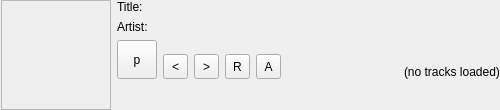
<?xml version="1.0" encoding="UTF-8"?>
<ui version="4.0">
 <class>FXPlayerControlWidget</class>
 <widget class="QWidget" name="FXPlayerControlWidget">
  <property name="geometry">
   <rect>
    <x>0</x>
    <y>0</y>
    <width>500</width>
    <height>110</height>
   </rect>
  </property>
  <property name="minimumSize">
   <size>
    <width>500</width>
    <height>110</height>
   </size>
  </property>
  <property name="maximumSize">
   <size>
    <width>16777215</width>
    <height>110</height>
   </size>
  </property>
  <property name="windowTitle">
   <string>FXPlayerControlWidget</string>
  </property>
  <layout class="QHBoxLayout" name="horizontalLayout_5">
   <property name="spacing">
    <number>6</number>
   </property>
   <property name="leftMargin">
    <number>1</number>
   </property>
   <property name="topMargin">
    <number>0</number>
   </property>
   <property name="rightMargin">
    <number>0</number>
   </property>
   <property name="bottomMargin">
    <number>0</number>
   </property>
   <item>
    <widget class="QLabel" name="label_audioCover">
     <property name="sizePolicy">
      <sizepolicy hsizetype="Expanding" vsizetype="Expanding">
       <horstretch>0</horstretch>
       <verstretch>0</verstretch>
      </sizepolicy>
     </property>
     <property name="minimumSize">
      <size>
       <width>110</width>
       <height>110</height>
      </size>
     </property>
     <property name="maximumSize">
      <size>
       <width>110</width>
       <height>110</height>
      </size>
     </property>
     <property name="frameShape">
      <enum>QFrame::StyledPanel</enum>
     </property>
     <property name="frameShadow">
      <enum>QFrame::Plain</enum>
     </property>
     <property name="text">
      <string/>
     </property>
    </widget>
   </item>
   <item>
    <layout class="QVBoxLayout" name="verticalLayout_3">
     <item>
      <layout class="QHBoxLayout" name="horizontalLayout_2">
       <item>
        <layout class="QFormLayout" name="formLayout">
         <item row="0" column="0">
          <widget class="QLabel" name="label_InfoHeader1">
           <property name="text">
            <string>Title:</string>
           </property>
          </widget>
         </item>
         <item row="0" column="1">
          <widget class="QLabel" name="label_InfoValue1">
           <property name="text">
            <string/>
           </property>
          </widget>
         </item>
         <item row="1" column="0">
          <widget class="QLabel" name="label_InfoHeader2">
           <property name="text">
            <string>Artist:</string>
           </property>
          </widget>
         </item>
         <item row="1" column="1">
          <widget class="QLabel" name="label_InfoValue2">
           <property name="text">
            <string/>
           </property>
          </widget>
         </item>
        </layout>
       </item>
       <item>
        <spacer name="horizontalSpacer_2">
         <property name="orientation">
          <enum>Qt::Horizontal</enum>
         </property>
         <property name="sizeHint" stdset="0">
          <size>
           <width>40</width>
           <height>20</height>
          </size>
         </property>
        </spacer>
       </item>
       <item>
        <layout class="QVBoxLayout" name="verticalLayout_2">
         <item>
          <widget class="QLabel" name="label_playerName">
           <property name="minimumSize">
            <size>
             <width>30</width>
             <height>30</height>
            </size>
           </property>
           <property name="text">
            <string/>
           </property>
           <property name="scaledContents">
            <bool>false</bool>
           </property>
           <property name="alignment">
            <set>Qt::AlignCenter</set>
           </property>
          </widget>
         </item>
        </layout>
       </item>
      </layout>
     </item>
     <item>
      <layout class="QHBoxLayout" name="horizontalLayout_4">
       <item>
        <widget class="QToolButton" name="btn_playPause">
         <property name="sizePolicy">
          <sizepolicy hsizetype="Fixed" vsizetype="Expanding">
           <horstretch>0</horstretch>
           <verstretch>0</verstretch>
          </sizepolicy>
         </property>
         <property name="minimumSize">
          <size>
           <width>40</width>
           <height>30</height>
          </size>
         </property>
         <property name="text">
          <string>p</string>
         </property>
         <property name="shortcut">
          <string>Space</string>
         </property>
        </widget>
       </item>
       <item>
        <layout class="QVBoxLayout" name="verticalLayout">
         <item>
          <spacer name="verticalSpacer">
           <property name="orientation">
            <enum>Qt::Vertical</enum>
           </property>
           <property name="sizeHint" stdset="0">
            <size>
             <width>14</width>
             <height>13</height>
            </size>
           </property>
          </spacer>
         </item>
         <item>
          <layout class="QHBoxLayout" name="horizontalLayout">
           <item>
            <widget class="QToolButton" name="btn_prev">
             <property name="minimumSize">
              <size>
               <width>25</width>
               <height>25</height>
              </size>
             </property>
             <property name="text">
              <string>&lt;</string>
             </property>
             <property name="shortcut">
              <string>,</string>
             </property>
            </widget>
           </item>
           <item>
            <widget class="QToolButton" name="btn_fwd">
             <property name="minimumSize">
              <size>
               <width>25</width>
               <height>25</height>
              </size>
             </property>
             <property name="text">
              <string>&gt;</string>
             </property>
             <property name="shortcut">
              <string>.</string>
             </property>
            </widget>
           </item>
           <item>
            <widget class="QToolButton" name="btn_repeat">
             <property name="minimumSize">
              <size>
               <width>25</width>
               <height>25</height>
              </size>
             </property>
             <property name="text">
              <string>R</string>
             </property>
            </widget>
           </item>
           <item>
            <widget class="QToolButton" name="btn_append">
             <property name="minimumSize">
              <size>
               <width>25</width>
               <height>25</height>
              </size>
             </property>
             <property name="text">
              <string>A</string>
             </property>
            </widget>
           </item>
           <item>
            <spacer name="horizontalSpacer">
             <property name="orientation">
              <enum>Qt::Horizontal</enum>
             </property>
             <property name="sizeHint" stdset="0">
              <size>
               <width>40</width>
               <height>20</height>
              </size>
             </property>
            </spacer>
           </item>
          </layout>
         </item>
        </layout>
       </item>
       <item>
        <layout class="QVBoxLayout" name="verticalLayout_4">
         <item>
          <widget class="QLabel" name="label_audioDriver">
           <property name="text">
            <string/>
           </property>
          </widget>
         </item>
         <item>
          <spacer name="verticalSpacer_2">
           <property name="orientation">
            <enum>Qt::Vertical</enum>
           </property>
           <property name="sizeHint" stdset="0">
            <size>
             <width>20</width>
             <height>40</height>
            </size>
           </property>
          </spacer>
         </item>
         <item>
          <widget class="QLabel" name="label_audioInfo">
           <property name="text">
            <string>(no tracks loaded)</string>
           </property>
          </widget>
         </item>
        </layout>
       </item>
      </layout>
     </item>
     <item>
      <layout class="QHBoxLayout" name="horizontalLayout_3">
       <item>
        <widget class="FXTrackProgressBarWidget" name="audioProgressBar" native="true">
         <property name="minimumSize">
          <size>
           <width>200</width>
           <height>25</height>
          </size>
         </property>
         <property name="maximumSize">
          <size>
           <width>16777215</width>
           <height>25</height>
          </size>
         </property>
        </widget>
       </item>
      </layout>
     </item>
    </layout>
   </item>
  </layout>
 </widget>
 <layoutdefault spacing="6" margin="11"/>
 <customwidgets>
  <customwidget>
   <class>FXTrackProgressBarWidget</class>
   <extends>QWidget</extends>
   <header>fxtrackprogressbarwidget.h</header>
   <container>1</container>
  </customwidget>
 </customwidgets>
 <resources/>
 <connections/>
</ui>
